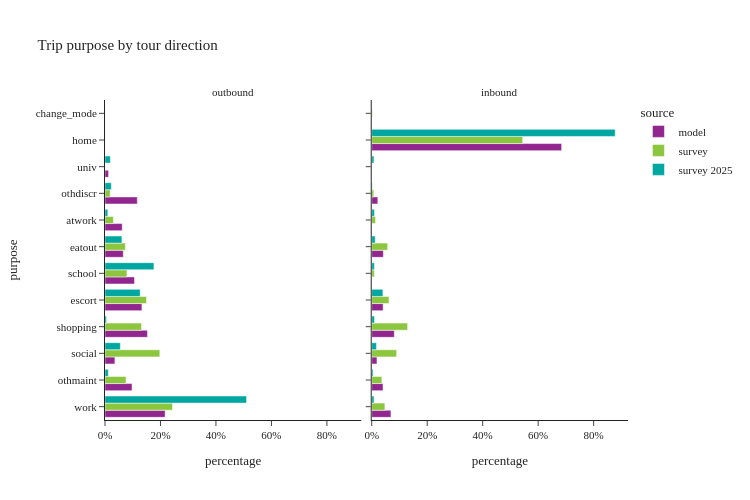

Notebook code for this chart:
### Markdown cell above
- removed survey trips with no matching tours

### Code cell
util.plot_share_facetbar(trip_data, 'trip_weight', share_col="purpose", title="Trip purpose by tour direction", 
                         facet_col="tour_direction", facet_col_wrap=3, height=500)

### Figure 1 — Plotly figure (JSON) as saved in the notebook; plotly's stock layout.template omitted (floating-point values rounded to 4 significant figures)
{"data": [{"alignmentgroup": "True", "customdata": [[1397813], [628400], [230672], [987000], [858005], [686563], [425522], [400578], [751438], [83402]], "hovertemplate": "source=model<br>tour_direction=outbound<br>percentage=%{x}<br>purpose=%{y}<br>sample_size=%{customdata[0]}<extra></extra>", "legendgroup": "model", "marker": {"color": "#91268F", "pattern": {"shape": ""}}, "name": "model", "offsetgroup": "model", "orientation": "h", "showlegend": true, "textposition": "auto", "type": "bar", "x": [0.2167, 0.09744, 0.03577, 0.153, 0.133, 0.1065, 0.06598, 0.06211, 0.1165, 0.01293], "xaxis": "x", "y": ["work", "othmaint", "social", "shopping", "escort", "school", "eatout", "atwork", "othdiscr", "univ"], "yaxis": "y"}, {"alignmentgroup": "True", "customdata": [[509239], [299321], [138772], [5031464], [598600], [301374], [308219], [160704], [874]], "hovertemplate": "source=model<br>tour_direction=inbound<br>percentage=%{x}<br>purpose=%{y}<br>sample_size=%{customdata[0]}<extra></extra>", "legendgroup": "model", "marker": {"color": "#91268F", "pattern": {"shape": ""}}, "name": "model", "offsetgroup": "model", "orientation": "h", "showlegend": false, "textposition": "auto", "type": "bar", "x": [0.0693, 0.04073, 0.01888, 0.6847, 0.08146, 0.04101, 0.04194, 0.02187, 0.0001189], "xaxis": "x2", "y": ["work", "othmaint", "social", "home", "shopping", "escort", "eatout", "othdiscr", "univ"], "yaxis": "y2"}, {"alignmentgroup": "True", "customdata": [[3953], [1448], [4219], [2560], [1910], [782], [1442], [455], [301]], "hovertemplate": "source=survey<br>tour_direction=outbound<br>percentage=%{x}<br>purpose=%{y}<br>sample_size=%{customdata[0]}<extra></extra>", "legendgroup": "survey", "marker": {"color": "#8CC63E", "pattern": {"shape": ""}}, "name": "survey", "offsetgroup": "survey", "orientation": "h", "showlegend": true, "textposition": "auto", "type": "bar", "x": [0.2435, 0.07583, 0.1976, 0.1316, 0.1497, 0.07908, 0.07359, 0.0303, 0.01871], "xaxis": "x", "y": ["work", "othmaint", "social", "shopping", "escort", "school", "eatout", "atwork", "othdiscr"], "yaxis": "y"}, {"alignmentgroup": "True", "customdata": [[1263], [599], [2216], [12995], [2116], [852], [124], [1166], [334], [210], [55]], "hovertemplate": "source=survey<br>tour_direction=inbound<br>percentage=%{x}<br>purpose=%{y}<br>sample_size=%{customdata[0]}<extra></extra>", "legendgroup": "survey", "marker": {"color": "#8CC63E", "pattern": {"shape": ""}}, "name": "survey", "offsetgroup": "survey", "orientation": "h", "showlegend": false, "textposition": "auto", "type": "bar", "x": [0.0474, 0.03651, 0.08993, 0.5442, 0.1294, 0.06222, 0.009519, 0.05748, 0.01361, 0.007347, 0.002346], "xaxis": "x2", "y": ["work", "othmaint", "social", "home", "shopping", "escort", "school", "eatout", "atwork", "othdiscr", "change_mode"], "yaxis": "y2"}, {"alignmentgroup": "True", "customdata": [[617], [28], [105], [22], [144], [303], [157], [21], [29], [23]], "hovertemplate": "source=survey 2025<br>tour_direction=outbound<br>percentage=%{x}<br>purpose=%{y}<br>sample_size=%{customdata[0]}<extra></extra>", "legendgroup": "survey 2025", "marker": {"color": "#00A7A0", "pattern": {"shape": ""}}, "name": "survey 2025", "offsetgroup": "survey 2025", "orientation": "h", "showlegend": true, "textposition": "auto", "type": "bar", "x": [0.5105, 0.01207, 0.05533, 0.005546, 0.1268, 0.1764, 0.06101, 0.0102, 0.02279, 0.01938], "xaxis": "x", "y": ["work", "othmaint", "social", "shopping", "escort", "school", "eatout", "atwork", "othdiscr", "univ"], "yaxis": "y"}, {"alignmentgroup": "True", "customdata": [[7], [9], [28], [1287], [15], [46], [3], [33], [21], [6], [3]], "hovertemplate": "source=survey 2025<br>tour_direction=inbound<br>percentage=%{x}<br>purpose=%{y}<br>sample_size=%{customdata[0]}<extra></extra>", "legendgroup": "survey 2025", "marker": {"color": "#00A7A0", "pattern": {"shape": ""}}, "name": "survey 2025", "offsetgroup": "survey 2025", "orientation": "h", "showlegend": false, "textposition": "auto", "type": "bar", "x": [0.00822, 0.004852, 0.017, 0.8777, 0.01004, 0.04033, 0.009574, 0.01255, 0.009719, 0.001856, 0.00815], "xaxis": "x2", "y": ["work", "othmaint", "social", "home", "shopping", "escort", "school", "eatout", "atwork", "othdiscr", "univ"], "yaxis": "y2"}], "layout": {"annotations": [{"font": {}, "showarrow": false, "text": "outbound", "x": 0.245, "xanchor": "center", "xref": "paper", "y": 1.0, "yanchor": "bottom", "yref": "paper"}, {"font": {}, "showarrow": false, "text": "inbound", "x": 0.755, "xanchor": "center", "xref": "paper", "y": 1.0, "yanchor": "bottom", "yref": "paper"}], "barmode": "group", "height": 500, "legend": {"title": {"text": "source"}, "tracegroupgap": 0}, "title": {"text": "Trip purpose by tour direction"}, "width": 750, "xaxis": {"anchor": "y", "domain": [0.0, 0.49], "tickformat": ".0%", "title": {"text": "percentage"}}, "xaxis2": {"anchor": "y2", "domain": [0.51, 1.0], "matches": "x", "tickformat": ".0%", "title": {"text": "percentage"}}, "yaxis": {"anchor": "x", "domain": [0.0, 1.0], "title": {"text": "purpose"}}, "yaxis2": {"anchor": "x2", "domain": [0.0, 1.0], "matches": "y", "showticklabels": false}}}
